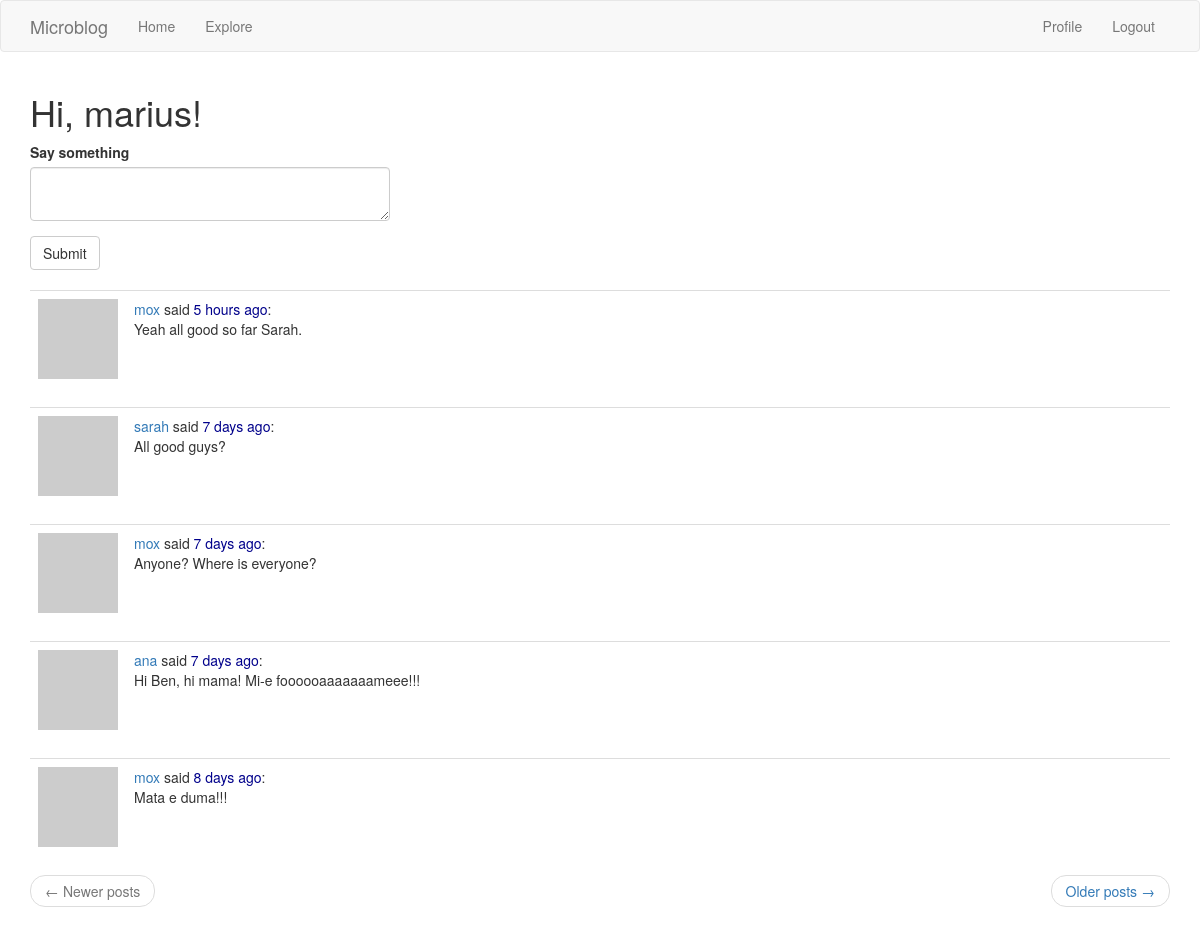
Page /index (signed in) on the earlier database version.
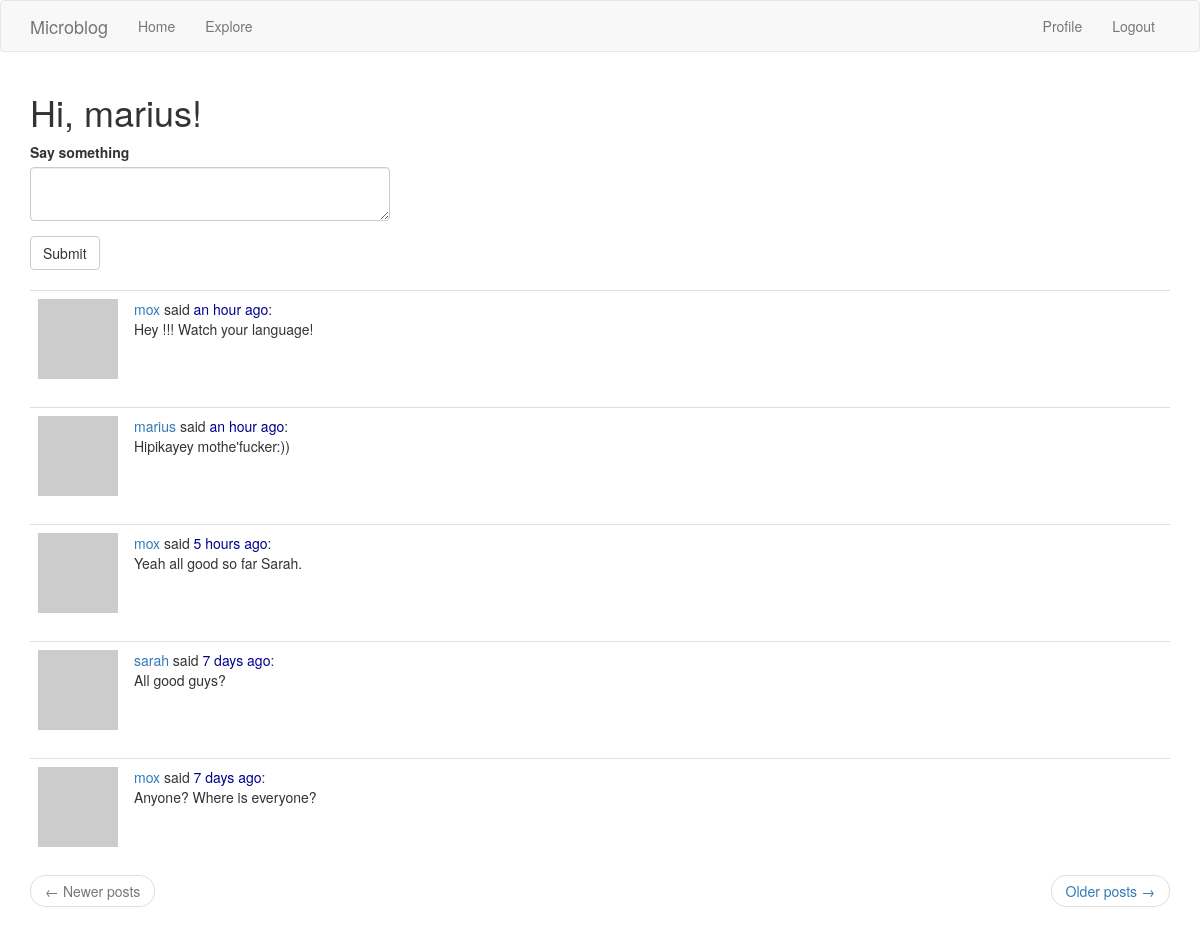
Same page on the later database version.
### app/models.py (models this page shows, shortened)
class User(UserMixin, db.Model):
    id = db.Column(db.Integer, primary_key=True)
    username = db.Column(db.String(60), index=True, unique=True)
    email = db.Column(db.String(120), index=True, unique=True)
    password_hash = db.Column(db.String(128))
    posts = db.relationship('Post', backref='author', lazy='dynamic')
    about_me = db.Column(db.String(140))
    last_seen = db.Column(db.DateTime, default=datetime.utcnow)
    followed = db.relationship('User', secondary=followers,
                               primaryjoin=(followers.c.follower_id == id),
                               secondaryjoin=(followers.c.followed_id == id),
                               backref=db.backref('followers', lazy='dynamic'),
                               lazy='dynamic')
    def avatar(self, size):
        digest = md5(self.email.lower().encode('utf-8')).hexdigest()
        return f'https://www.gravatar.com/avatar/{digest}?d=monsterid&s={size}'
    def followed_posts(self):
        followed = Post.query.join(followers, (followers.c.followed_id == Post.user_id)).filter(
                    followers.c.follower_id == self.id)
        own = Post.query.filter_by(user_id=self.id)
        return followed.union(own).order_by(Post.timestamp.desc())

class Post(db.Model):
    id = db.Column(db.Integer, primary_key=True)
    body = db.Column(db.String(140))
    timestamp = db.Column(db.DateTime, index=True, default=datetime.utcnow)
    user_id = db.Column(db.Integer, db.ForeignKey('user.id'))

### app/routes.py (the view)
@app.route('/', methods=['GET', 'POST'])
@app.route('/index', methods=['GET', 'POST'])
@login_required
def index():
    form = PostForm()
    if form.validate_on_submit():
        post = Post(body=form.post.data, author=current_user)
        db.session.add(post)
        db.session.commit()
        flash('Your message is now live.')
        return redirect(url_for('index'))
    page = request.args.get('page', 1, type=int)
    posts = current_user.followed_posts().paginate(page, app.config['POSTS_PER_PAGE'],
                                                   False)
    next_url = url_for('index', page=posts.next_num) if posts.has_next else None
    prev_url = url_for('index', page=posts.prev_num) if posts.has_prev else None
    return render_template('index.html', title='Home', form=form, posts=posts.items,
                           next_url=next_url, prev_url=prev_url)

### app/forms.py
class PostForm(FlaskForm):
    post = TextAreaField('Say something', validators=[DataRequired(), Length(min=1, max=140)])
    submit = SubmitField('Submit')

### app/models.py (called while the page is built)
@login.user_loader
def load_user(id):
    return User.query.get(int(id))

### app/routes.py (called while the page is built)
@app.before_request
def before_request():
    if current_user.is_authenticated:
        current_user.last_seen = datetime.utcnow()
        db.session.commit()

### app/templates/index.html
{% extends 'base.html' %}
{% import 'bootstrap/wtf.html' as wtf %}
{% block app_content %}
    <h1>Hi, {{current_user.username}}!</h1>
    {% if form %}
    <div class="row">
        <div class="col-md-4">
            {{ wtf.quick_form(form) }}
        </div>
    </div>
    {% endif %}
    <br>
    {% for post in posts %}
        {% include '_post.html' %}
    {% endfor %}
    <nav aria-label="...">
        <ul class="pager">
            <li class="previous{% if not prev_url %} disabled{% endif %}">
                <a href="{{ prev_url or '#' }}">
                    <span aria-hidden="true">&larr;</span> Newer posts
                </a>
            </li>
            <li class="next{% if not next_url %} disabled{% endif %}">
                <a href="{{ next_url or '#' }}">
                    Older posts <span aria-hidden="true">&rarr;</span>
                </a>
            </li>
        </ul>
    </nav>
{% endblock %}

### app/templates/base.html (shortened to what this page needs)
{% extends 'bootstrap/base.html' %}
{% block navbar %}
    <nav class="navbar navbar-default">
        <div class="container">
            <div class="navbar-header">
                <a class="navbar-brand" href="{{ url_for('index') }}">Microblog</a>
            </div>
            <div class="collapse navbar-collapse" id="bs-example-navbar-collapse-1">
                <ul class="nav navbar-nav">
                    <li><a href="{{ url_for('index') }}">Home</a></li>
                    <li><a href="{{ url_for('explore') }}">Explore</a></li>
                </ul>
                <ul class="nav navbar-nav navbar-right">
                    {% if current_user.is_anonymous %}
                    <li><a href="{{ url_for('login') }}">Login</a></li>
                    {% else %}
                    <li><a href="{{ url_for('user', username=current_user.username) }}">Profile</a></li>
                    <li><a href="{{ url_for('logout') }}">Logout</a></li>
                    {% endif %}
                </ul>
            </div>
        </div>
    </nav>
{% endblock %}
{% block content %}
    <div class="container">
        {% block app_content %}{% endblock %}
    </div>
{% endblock %}

### app/templates/_post.html
<table class="table table-hover">
        <tr valign="top">
            <td width="70px">
                <a href="{{ url_for('user', username=post.author.username) }}">
                    <img src="{{ post.author.avatar(70) }}" />
                </a>
            </td>
            <td>
                <a href="{{ url_for('user', username=post.author.username) }}">
                    {{ post.author.username }}
                </a>
                said <span style="color: darkblue">{{ moment(post.timestamp).fromNow() }}</span>:<br>
                {{ post.body }}<br>
            </td>
        </tr>
</table>

Differences in the rows shown:
no longer on this page (row unchanged): Post: author.username "ana", timestamp "7 days ago", body "Hi Ben, hi mama! Mi-e foooooaaaaaaameee!!!"
no longer on this page (row unchanged): Post: author.username "mox", timestamp "8 days ago", body "Mata e duma!!!"
added Post: author.username "mox", timestamp "an hour ago", body "Hey !!! Watch your language!"
added Post: author.username "marius", timestamp "an hour ago", body "Hipikayey mothe'fucker:))"
